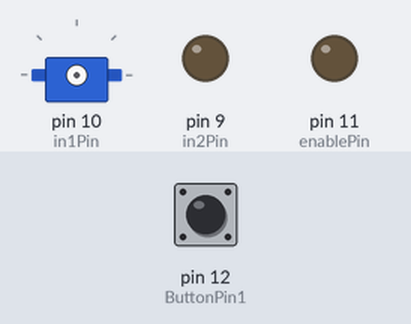
This sketch was run on a simulated Arduino Uno, built with avr-gcc and run on an emulated ATmega328P. Shown: servo, output pins drawn as LEDs (lit = HIGH). The inputs (shaded band) are chosen by the test bench; at power-on: pin 12 (ButtonPin1) HIGH. What the sketch prints to the serial monitor is not drawn.

Above: at 1.2 s.
1.3 s: pin 12 (ButtonPin1) pulled LOW for 3.2 s
At 6.2 s:
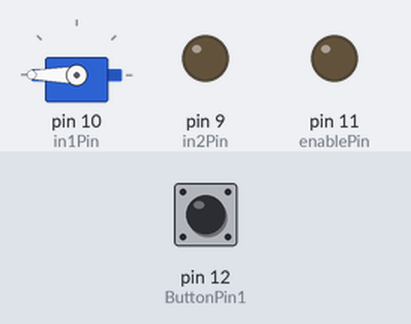
Timing chart, 0 to 7.7 s (numbered marks = the images above; inputs shaded):
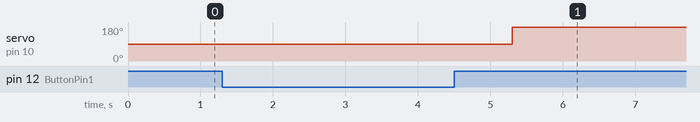

Measured:
- after the input at 1.3 s, servo on pin 10 (in1Pin): 90° → 180° after 4.0 s

The sketch:

aboutMain.ino
```cpp
#include <Servo.h>
Servo servo;
int ButtonPin1 = 12;
int enablePin = 11;
int in1Pin = 10;
int in2Pin = 9;
int servoPin = 10;
void setup() {
  //모터 드라이버에 사용되는 핀
  pinMode(in1Pin, OUTPUT);
  pinMode(in2Pin, OUTPUT);
  pinMode(enablePin, OUTPUT);
  //버튼에 사용되는 핀
  pinMode(ButtonPin1, INPUT);
  pinMode(servoPin,OUTPUT);

  Serial.begin(115200);
}

void loop() {
  //버튼 클릭 여부
  int button1State;
  button1State = digitalRead(ButtonPin1);
  if (button1State == LOW) {
    Serial.print(1);
    servo.attach(servoPin);
    servo.write(90);
    delay(1000);
    servo.write(270);
    //한번 작동하면 8시간 동안 작동하지 않음
    //delay(1000 * 60 * 60 * 8);
  }
}
```
